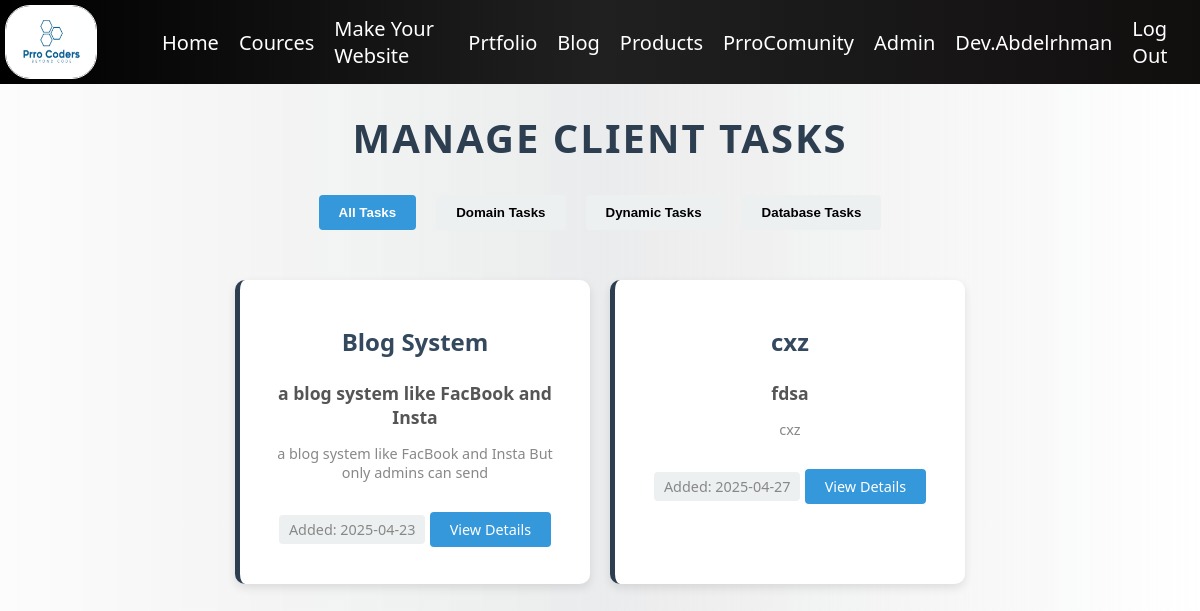
Screenshot of /adminPanal/tasks (signed in) with the database file from the repository.
### adminPanal/models.py (models this page shows)
class Task(models.Model):
    name = models.CharField(max_length=255) #
    desc = models.CharField(max_length=7000) #
    idea = models.CharField(max_length=255)#
    email = models.CharField(max_length=600)#
    number = models.CharField(max_length=30)#
    Domain = models.BooleanField(default=False)#
    Dynamic = models.BooleanField(default=False)#
    DB = models.BooleanField(default=False)#
    cobon = models.CharField(max_length=25)#
    price = models.FloatField()
    Date = models.CharField(max_length=255)
    Done = models.BooleanField(default=False)

### adminPanal/views.py (the view)
# urls.py: path('tasks', views.Tasks, name='Tasks'),
def Tasks(request):
    conText = {
        'Tasks': Task.objects.filter(Done=False).order_by('Date')
    }
    return render(request, 'adminPanal/tasks.html', conText)

### templates/adminPanal/tasks.html (shortened to what this page needs)
{% extends 'layout.html' %}
{% block body %}
{% load static %}
{% if user.is_superuser or user.is_staff %}
<h1 class='title'>Manage Client Tasks</h1>
<div class="task-filters">
    <button class="filter-btn active" onclick="filterTasks('all')">All Tasks</button>
    <button class="filter-btn" onclick="filterTasks('domain')">Domain Tasks</button>
    <button class="filter-btn" onclick="filterTasks('dynamic')">Dynamic Tasks</button>
    <button class="filter-btn" onclick="filterTasks('database')">Database Tasks</button>
</div>
<div class="Tasks">
    {% for task in Tasks %}
        <div class="Task task-item"
             data-domain="{% if task.Domain %}true{% else %}false{% endif %}"
             data-dynamic="{% if task.Dynamic %}true{% else %}false{% endif %}"
             data-db="{% if task.DB %}true{% else %}false{% endif %}">
            <h2>{{ task.name }}</h2>
            <h4>{{ task.idea }}</h4>
            <p>{{ task.desc|truncatechars:100 }}</p>
            <p class="task-date">Added: {{ task.Date }}</p>
            <a href="{% url 'Task' task.id %}" class="view-details">View Details</a>
        </div>
    {% empty %}
        <div style="text-align: center; width: 100%; padding: 50px 0;">
            <h2>No Tasks Available</h2>
            <p>There are currently no active tasks in the system.</p>
        </div>
    {% endfor %}
</div>
{% else %}
<div class="error-container">
    <h1>Error 404</h1>
    <p>You Can't Enter This Page, This Page only for admins.</p>
    <p><strong>{{request.user.username}}</strong> not Admin</p>
</div>
{% endif %}
{% endblock %}

### templates/layout.html (shortened to what this page needs)
{% load static %}
<!DOCTYPE html>
<html lang="en">
<head>
    <link rel="stylesheet" href="{% static 'style.css' %}">
</head>
<body>
    <div class="navbar1">
        <img src="{% static 'Prro Coders.jpg' %}" alt="PrroCoders" class="logo" width="100" >
        <ul class="nav1">
            <li class="nav-item1">
                <a class="nav-link1" href="{% url 'Home:index' %}">Home</a>
            </li>
            <li class="nav-item1">
                <a class="nav-link1" href="{% url 'Cource' %}">Cources</a>
            </li>
            <li class="nav-item1">
                <a class="nav-link1" href="{% url 'WebMaker' %}">Make Your Website</a>
            </li>
            <li class="nav-item1">
                <a class="nav-link1" href="https://prrohost.pythonanywhere.com">Prtfolio</a>
            </li>
            <li class="nav-item1">
                <a class="nav-link1" href="{% url 'blog:post_list' %}">Blog</a>
            </li>
            <li class="nav-item1">
                <a class="nav-link1" href="{% url 'store:store' 1 %}">Products</a>
            </li>
            <li class="nav-item1">
                <a class="nav-link1" href="">PrroComunity</a>
            </li>
            {% if user.is_authenticated and not user.is_superuser and not user.is_staff %}
            <li class="nav-item1">
                <a href="" class="nav-link1">{{ user.username }}</a>
            </li>
            <li class="nav-item1">
                <a class="nav-link1" href="{% url 'logout' %}">Log Out</a>
            </li>
            {% elif user.is_superuser %}
                <li class="nav-item1">
                    <a href="{% url 'adminPanal' %}" class="nav-link1">Admin</a>
                </li>
                <li class="nav-item1">
                    <a href="" class="nav-link1">{{ user.username }}</a>
                </li>
                <li class="nav-item1">
                    <a class="nav-link1" href="{% url 'logout' %}">Log Out</a>
                </li>
            {% endif %}
        </ul>
    </div>
    <div class="container container-content">
        {% block body %}{% endblock body %}
    </div>
</body>
</html>

### static/style.css (style rules this page uses)
body { background: linear-gradient(90deg, #ffffffaf 0%, #e8e8e8c1 50%, #ffffff 100%); font-family: 'Segoe UI', Tahoma, Geneva, Verdana, sans-serif; }
.navbar1 { font-family: 'Segoe UI', Tahoma, Geneva, Verdana, sans-serif; display: flex; flex-direction: row; justify-content: space-between; background: linear-gradient(90deg, #000000 0%, #202020 50%, #110e0e 100%); margin: 0; position: fixed; width: 100%; top: 0; left: 0; right: 0; z-index: 1000; }
.logo { width: 90px; border: 1px solid white; border-radius: 25px; margin: 5px 5px 5px 5px; }
.nav1 { display: flex; flex-direction: row; margin: 10px; list-style-type: none; align-items: center; }
.nav-item1 { margin: 5px 10px; font-size: 20px; color: white; }
.nav-link1 { text-decoration: none; color: white; transition: 0.1s; }
.container { position: relative; top: 80px; }

### templates/layout.html (style rules this page uses)
body { font-family: 'Segoe UI', Tahoma, Geneva, Verdana, sans-serif; }

### templates/adminPanal/tasks.html (style rules this page uses)
body { background-color: #f4f6f9; margin: 0; padding: 0; }
.Tasks { display: flex; flex-wrap: wrap; gap: 20px; justify-content: center; padding: 20px; }
.Task { background: white; border-radius: 10px; padding: 25px; box-shadow: 0px 4px 10px rgba(0, 0, 0, 0.1); transition: all 0.3s ease-in-out; text-decoration: none; color: #2c3e50; width: 300px; text-align: center; border-left: 5px solid #2c3e50; }
.Task h2 { font-size: 1.5em; margin-bottom: 10px; color: #34495e; }
.Task h4 { font-size: 1.1em; color: #555; margin-bottom: 10px; }
.Task p { font-size: 0.9em; color: #888; margin-bottom: 15px; }
.task-date { background-color: #ecf0f1; padding: 5px 10px; border-radius: 4px; display: inline-block; font-size: 0.85em; margin-top: 10px; color: #7f8c8d; }
.view-details { background: #3498db; color: #ffffff; padding: 8px 20px; border: none; border-radius: 4px; font-size: 0.9rem; cursor: pointer; transition: background 0.3s ease; text-decoration: none; display: inline-block; margin-top: 15px; }
.title { text-align: center; font-size: 2.5em; text-transform: uppercase; letter-spacing: 2px; color: #2c3e50; margin-top: 30px; margin-bottom: 30px; }
.task-filters { display: flex; justify-content: center; gap: 20px; margin-bottom: 30px; }
.filter-btn { background: #ecf0f1; border: none; padding: 10px 20px; border-radius: 4px; cursor: pointer; transition: all 0.3s ease; font-weight: 600; }
.filter-btn:hover, .filter-btn.active { background: #3498db; color: white; }
.Task { animation: fadIn 0.3s ease-out forwards; }

### rows the page displays
Task: name "Blog System", idea "a blog system like FacBook and Insta", desc "a blog system like FacBook and Insta But only admins can send", Date "2025-04-23"
Task: name "cxz", idea "fdsa", desc "cxz", Date "2025-04-27"

### other values shown
{{ user.username }} "Dev.Abdelrhman"
